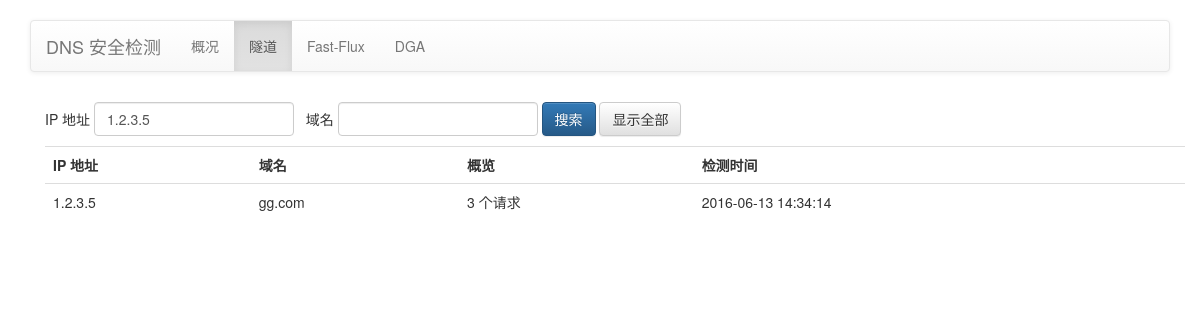
Screenshot of /tunnel.php?ip=1.2.3.5 with the database file from the repository.
### tables this page shows
create table tunnel (
    id int unsigned not null primary key auto_increment,
    ip varchar(128) not null,
    domain varchar(256) not null,
    ts timestamp not null default current_timestamp,
    details longtext default null
);

### tunnel.php (the view, shortened to what this page needs)
<?php
include('./include/common.php');
include('./include/header.php');
?>
<p><form method="get" action="">
    <div class="btn-group">
        IP 地址
    </div>
    <div class="btn-group">
        <input type="text" class="form-control" name="ip" style="width: 200px;" maxlength="15" pattern="^[0-9\.%]*$" value="<?php echo $_GET['ip']; ?>" />
    </div>
    <div class="btn-group">
        &nbsp;&nbsp;域名
    </div>
    <div class="btn-group">
        <input type="text" class="form-control" name="domain" style="width: 200px;" maxlength="255" pattern="^[a-zA-Z0-9\-\_\.%]*$" value="<?php echo $_GET['domain']; ?>" />
    </div>
    <div class="btn-group">
        <button type="submit" class="btn btn-primary">搜索</button>
    </div>
    <div class="btn-group">
        <a href="?"><button type="button" class="btn btn-default">显示全部</button></a>
    </div>
</form></p>
<div class="table-responsive">
    <table class="table">
    <tr>
        <th>IP 地址</th><th>域名</th><th>概览</th><th>检测时间</th>
    </tr>
<?php
$where = '';
if ($_GET['ip']) {
    $where = 'where ip like "' . $_GET['ip'] . '"';
} else if ($_GET['domain']) {
    $where = 'where domain like "' . $_GET['domain'] . '"';
}
$query = $mysqli->prepare('select id, ip, domain, ts, details from tunnel ' . $where . ' order by ts desc limit 10000;');
if ($query) {
    $query->execute();
    $query->bind_result($id, $ip, $domain, $ts, $details);
    while ($query->fetch()) {
        echo '<tr>';
        echo '<td>' . $ip . '</td>';
        echo '<td>' . $domain . '</td>';
        echo '<td><a href="./details.php?type=tunnel&amp;id=' . $id. '">' . (substr_count($details, ',') + 1) . ' 个请求</a></td>';
        echo '<td>' . $ts . '</td>';
        echo '</tr>';
    }
}
?>
    </table>
</div>
<?php
include('./include/footer.php');
?>

### css/main.css (style rules this page uses)
body { padding: 20px 30px; }

### include/header.php (style rules this page uses)
a { color: #333; }

### rows the page displays
tunnel: ip "1.2.3.5", domain "gg.com", details "3", ts "2016-06-13 14:34:14"
